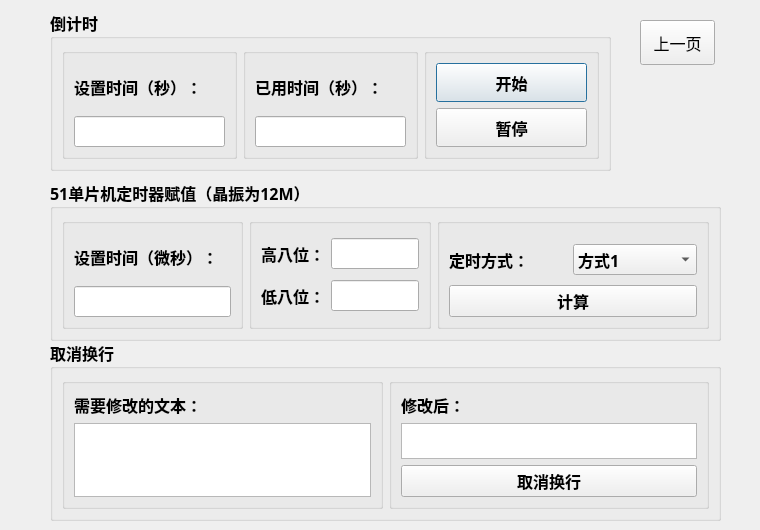
<?xml version="1.0" encoding="UTF-8"?>
<ui version="4.0">
 <class>page2</class>
 <widget class="QDialog" name="page2">
  <property name="geometry">
   <rect>
    <x>0</x>
    <y>0</y>
    <width>760</width>
    <height>530</height>
   </rect>
  </property>
  <property name="minimumSize">
   <size>
    <width>760</width>
    <height>530</height>
   </size>
  </property>
  <property name="maximumSize">
   <size>
    <width>760</width>
    <height>530</height>
   </size>
  </property>
  <property name="font">
   <font>
    <family>微软雅黑</family>
    <pointsize>12</pointsize>
   </font>
  </property>
  <property name="windowTitle">
   <string>工科辅助设计软件</string>
  </property>
  <widget class="QGroupBox" name="groupBox_4">
   <property name="geometry">
    <rect>
     <x>50</x>
     <y>10</y>
     <width>561</width>
     <height>161</height>
    </rect>
   </property>
   <property name="font">
    <font>
     <weight>75</weight>
     <bold>true</bold>
    </font>
   </property>
   <property name="title">
    <string>倒计时</string>
   </property>
   <layout class="QHBoxLayout" name="horizontalLayout" stretch="1,1,1">
    <item>
     <widget class="QGroupBox" name="groupBox">
      <property name="title">
       <string/>
      </property>
      <layout class="QVBoxLayout" name="verticalLayout">
       <item>
        <widget class="QLabel" name="label_7">
         <property name="font">
          <font>
           <pointsize>12</pointsize>
          </font>
         </property>
         <property name="text">
          <string>设置时间（秒）：</string>
         </property>
        </widget>
       </item>
       <item>
        <widget class="QLineEdit" name="settimeEdit"/>
       </item>
      </layout>
     </widget>
    </item>
    <item>
     <widget class="QGroupBox" name="groupBox_2">
      <property name="title">
       <string/>
      </property>
      <layout class="QVBoxLayout" name="verticalLayout_2">
       <item>
        <widget class="QLabel" name="label_8">
         <property name="font">
          <font>
           <pointsize>12</pointsize>
          </font>
         </property>
         <property name="text">
          <string>已用时间（秒）：</string>
         </property>
        </widget>
       </item>
       <item>
        <widget class="QLineEdit" name="donetimeEdit"/>
       </item>
      </layout>
     </widget>
    </item>
    <item>
     <widget class="QGroupBox" name="groupBox_3">
      <property name="title">
       <string/>
      </property>
      <layout class="QVBoxLayout" name="verticalLayout_3">
       <item>
        <widget class="QPushButton" name="startButton">
         <property name="sizePolicy">
          <sizepolicy hsizetype="Minimum" vsizetype="Minimum">
           <horstretch>0</horstretch>
           <verstretch>0</verstretch>
          </sizepolicy>
         </property>
         <property name="text">
          <string>开始</string>
         </property>
        </widget>
       </item>
       <item>
        <widget class="QPushButton" name="suspendButton">
         <property name="sizePolicy">
          <sizepolicy hsizetype="Minimum" vsizetype="Minimum">
           <horstretch>0</horstretch>
           <verstretch>0</verstretch>
          </sizepolicy>
         </property>
         <property name="text">
          <string>暂停</string>
         </property>
        </widget>
       </item>
      </layout>
     </widget>
    </item>
   </layout>
  </widget>
  <widget class="QGroupBox" name="groupBox_5">
   <property name="geometry">
    <rect>
     <x>50</x>
     <y>180</y>
     <width>671</width>
     <height>161</height>
    </rect>
   </property>
   <property name="font">
    <font>
     <weight>75</weight>
     <bold>true</bold>
    </font>
   </property>
   <property name="title">
    <string>51单片机定时器赋值（晶振为12M）</string>
   </property>
   <layout class="QHBoxLayout" name="horizontalLayout_2" stretch="2,2,3">
    <item>
     <widget class="QGroupBox" name="groupBox_6">
      <property name="title">
       <string/>
      </property>
      <layout class="QVBoxLayout" name="verticalLayout_4">
       <item>
        <widget class="QLabel" name="label_9">
         <property name="font">
          <font>
           <pointsize>12</pointsize>
          </font>
         </property>
         <property name="text">
          <string>设置时间（微秒）：</string>
         </property>
        </widget>
       </item>
       <item>
        <widget class="QLineEdit" name="set51time"/>
       </item>
      </layout>
     </widget>
    </item>
    <item>
     <widget class="QGroupBox" name="groupBox_7">
      <property name="title">
       <string/>
      </property>
      <property name="flat">
       <bool>false</bool>
      </property>
      <layout class="QVBoxLayout" name="verticalLayout_5">
       <item>
        <layout class="QHBoxLayout" name="horizontalLayout_4">
         <item>
          <widget class="QLabel" name="label_10">
           <property name="font">
            <font>
             <pointsize>12</pointsize>
            </font>
           </property>
           <property name="text">
            <string>高八位：</string>
           </property>
          </widget>
         </item>
         <item>
          <widget class="QLineEdit" name="h51"/>
         </item>
        </layout>
       </item>
       <item>
        <layout class="QHBoxLayout" name="horizontalLayout_5">
         <item>
          <widget class="QLabel" name="label_11">
           <property name="font">
            <font>
             <pointsize>12</pointsize>
            </font>
           </property>
           <property name="text">
            <string>低八位：</string>
           </property>
          </widget>
         </item>
         <item>
          <widget class="QLineEdit" name="l51"/>
         </item>
        </layout>
       </item>
      </layout>
     </widget>
    </item>
    <item>
     <widget class="QGroupBox" name="groupBox_8">
      <property name="title">
       <string/>
      </property>
      <layout class="QVBoxLayout" name="verticalLayout_6" stretch="1,2,1,2">
       <property name="spacing">
        <number>0</number>
       </property>
       <item>
        <spacer name="verticalSpacer_2">
         <property name="orientation">
          <enum>Qt::Vertical</enum>
         </property>
         <property name="sizeHint" stdset="0">
          <size>
           <width>20</width>
           <height>40</height>
          </size>
         </property>
        </spacer>
       </item>
       <item>
        <layout class="QHBoxLayout" name="horizontalLayout_3">
         <item>
          <widget class="QLabel" name="label_12">
           <property name="font">
            <font>
             <pointsize>12</pointsize>
            </font>
           </property>
           <property name="text">
            <string>定时方式：</string>
           </property>
          </widget>
         </item>
         <item>
          <widget class="QComboBox" name="combo51Box">
           <item>
            <property name="text">
             <string>方式1</string>
            </property>
           </item>
           <item>
            <property name="text">
             <string>方式2</string>
            </property>
           </item>
          </widget>
         </item>
        </layout>
       </item>
       <item>
        <spacer name="verticalSpacer">
         <property name="orientation">
          <enum>Qt::Vertical</enum>
         </property>
         <property name="sizeHint" stdset="0">
          <size>
           <width>20</width>
           <height>40</height>
          </size>
         </property>
        </spacer>
       </item>
       <item>
        <widget class="QPushButton" name="calculate51Button">
         <property name="sizePolicy">
          <sizepolicy hsizetype="Minimum" vsizetype="Minimum">
           <horstretch>0</horstretch>
           <verstretch>0</verstretch>
          </sizepolicy>
         </property>
         <property name="text">
          <string>计算</string>
         </property>
        </widget>
       </item>
      </layout>
     </widget>
    </item>
   </layout>
  </widget>
  <widget class="QGroupBox" name="groupBox_9">
   <property name="geometry">
    <rect>
     <x>50</x>
     <y>340</y>
     <width>671</width>
     <height>181</height>
    </rect>
   </property>
   <property name="font">
    <font>
     <weight>75</weight>
     <bold>true</bold>
    </font>
   </property>
   <property name="title">
    <string>取消换行</string>
   </property>
   <layout class="QHBoxLayout" name="horizontalLayout_6">
    <item>
     <widget class="QGroupBox" name="groupBox_10">
      <property name="font">
       <font>
        <weight>75</weight>
        <bold>true</bold>
       </font>
      </property>
      <property name="title">
       <string/>
      </property>
      <layout class="QVBoxLayout" name="verticalLayout_7">
       <item>
        <widget class="QLabel" name="label">
         <property name="font">
          <font>
           <pointsize>12</pointsize>
          </font>
         </property>
         <property name="text">
          <string>需要修改的文本：</string>
         </property>
        </widget>
       </item>
       <item>
        <widget class="QTextEdit" name="c1Text"/>
       </item>
      </layout>
     </widget>
    </item>
    <item>
     <widget class="QGroupBox" name="groupBox_11">
      <property name="title">
       <string/>
      </property>
      <layout class="QVBoxLayout" name="verticalLayout_8">
       <item>
        <widget class="QLabel" name="label_2">
         <property name="font">
          <font>
           <pointsize>12</pointsize>
          </font>
         </property>
         <property name="text">
          <string>修改后：</string>
         </property>
        </widget>
       </item>
       <item>
        <widget class="QTextEdit" name="c2Text"/>
       </item>
       <item>
        <widget class="QPushButton" name="changetButton">
         <property name="sizePolicy">
          <sizepolicy hsizetype="Minimum" vsizetype="Minimum">
           <horstretch>0</horstretch>
           <verstretch>0</verstretch>
          </sizepolicy>
         </property>
         <property name="text">
          <string>取消换行</string>
         </property>
        </widget>
       </item>
      </layout>
     </widget>
    </item>
   </layout>
  </widget>
  <widget class="QPushButton" name="backButton">
   <property name="geometry">
    <rect>
     <x>640</x>
     <y>20</y>
     <width>75</width>
     <height>45</height>
    </rect>
   </property>
   <property name="sizePolicy">
    <sizepolicy hsizetype="Minimum" vsizetype="Minimum">
     <horstretch>0</horstretch>
     <verstretch>0</verstretch>
    </sizepolicy>
   </property>
   <property name="text">
    <string>上一页</string>
   </property>
  </widget>
 </widget>
 <resources/>
 <connections/>
</ui>
